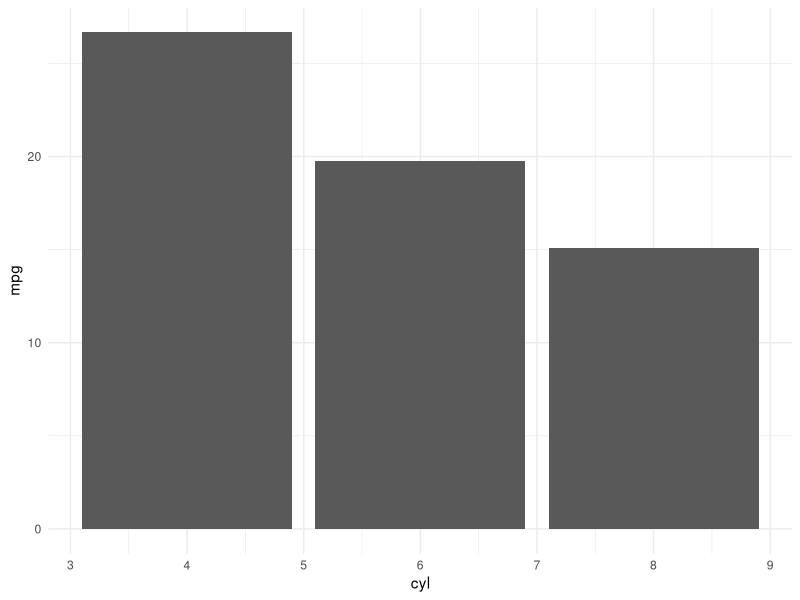
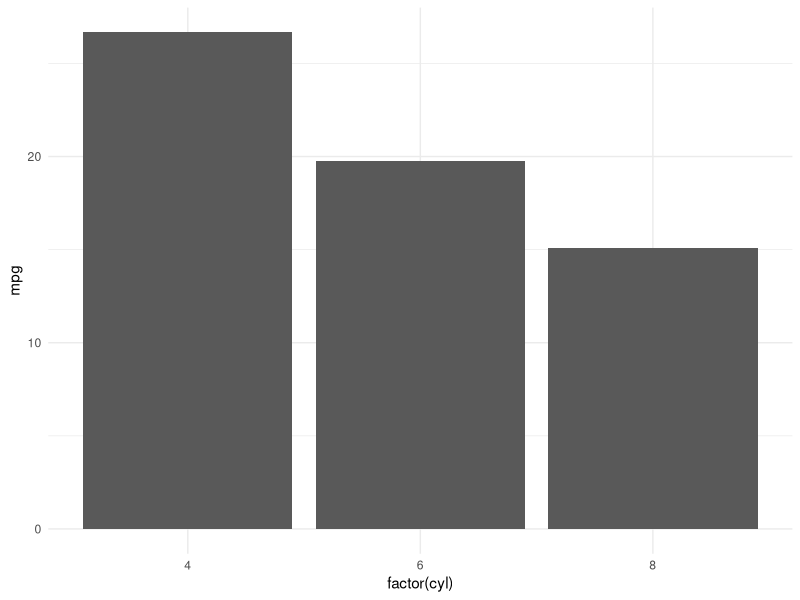
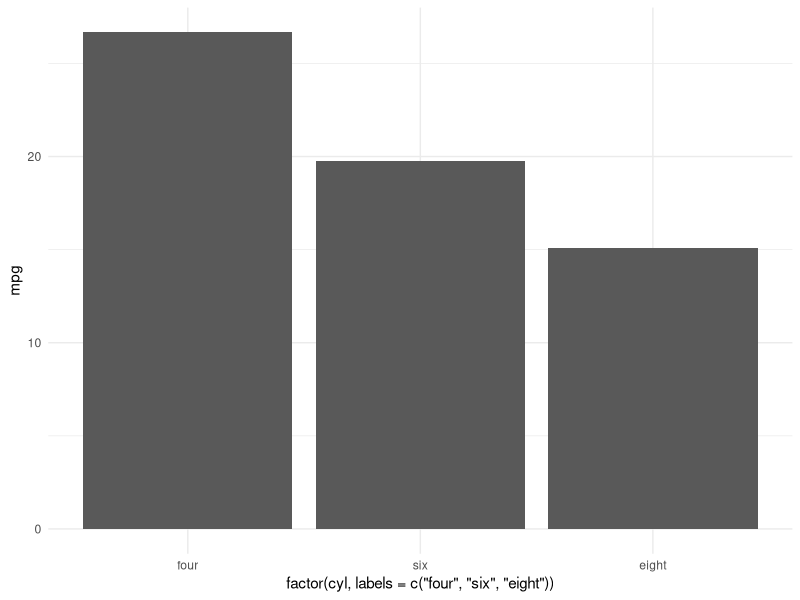

Write the R code that produced these figures, in order.
## ---- chunk 1
library(tidyverse)

theme_set(theme_minimal())
## ---- chunk 2
1:3
## ---- chunk 3
class(1:3)
## ---- chunk 4
typeof(1:3)
## ---- chunk 5
class(c(1.0, 2.0, 3.0))  # Refers to OOP
## ---- chunk 6
typeof(c(1.0, 2.0, 3.0))  # Refers to type
## ---- chunk 7
fit = lm(mpg ~ cyl, mtcars)
class(fit)
typeof(fit)
## ---- chunk 8
1 + 2 == 3
## ---- chunk 9
0.3 == 0.3
## ---- chunk 10
(0.1 + 0.2) == 0.3
## ---- chunk 11
class(TRUE)
class(FALSE)
## ---- chunk 12
class(NA)
## ---- chunk 13
class(0.1)
## ---- chunk 14
class(1)
typeof(1)
## ---- chunk 15
class(1 + 1)
## ---- chunk 16
class(1L)
## ---- chunk 17
class(1L + 1L)
## ---- chunk 18
class(1.1L)
## ---- chunk 19
class(1.0L)
## ---- chunk 20
class(3 + 2i)
## ---- chunk 21
class('a')
## ---- chunk 22
class("a")
## ---- chunk 23
class("abc")
## ---- chunk 24
class("123")
## ---- chunk 25
class("TRUE")
## ---- chunk 26
Sys.Date()
## ---- chunk 27
class(Sys.Date())
## ---- chunk 28
Sys.Date() - 1
## ---- chunk 29
class(1)
## ---- chunk 30
class(as.integer(1))
## ---- chunk 31
as.integer(TRUE)
## ---- chunk 32
as.character(TRUE)
## ---- chunk 33
as.integer(c(TRUE, FALSE, TRUE, FALSE))
## ---- chunk 34
mean(as.integer(c(TRUE, FALSE, TRUE, FALSE)))
## ---- chunk 35
mean(c(TRUE, FALSE, TRUE, FALSE))
## ---- chunk 36
mean(c("1", "0", "1", "0"))
## ---- chunk 37
1:3
## ---- chunk 38
class(1:3)
## ---- chunk 39
c(1,2,3)
## ---- chunk 40
class(c(TRUE, FALSE, TRUE))
## ---- chunk 41
class(c("apple", "banana", "kiwi"))
## ---- chunk 42
c("apple", TRUE, 1)
## ---- chunk 43
class(c("apple", TRUE, 1))
## ---- chunk 44
my_vector = c("apple", TRUE, 1)
my_vector[2]
## ---- chunk 45
my_vector[-1]
## ---- chunk 46
my_vector[c(1, 3)]
## ---- chunk 47
my_vector[c(FALSE, TRUE, TRUE)]
## ---- chunk 48
my_vector = c(10, 20, 30)
my_vector < 25
## ---- chunk 49
my_vector[my_vector < 25]
## ---- chunk 50
myfactor = factor(c("red", "blue", "green", "red", "blue", "green"))
myfactor
## ---- chunk 51
levels(myfactor)
## ---- chunk 52
myfactor2 = factor(c("red", "blue", "green", "red", "blue", "green"),
                   levels=c("red", "blue", "green"))
myfactor2
## ---- chunk 53
myfactor3 = factor(c("red", "blue", "green", "red", "blue", "green"),
                   levels=c("red", "blue", "green"),
                   labels=c("r", "g", "b"))
myfactor3
## ---- chunk 54
class(myfactor)
## ---- chunk 55
typeof(myfactor)
## ---- chunk 56
as.integer(myfactor)
## ---- chunk 57
myfactor
## ---- chunk 58
as.integer(as.factor(c(5, 15, 25)))
## ---- chunk 59
as.character(as.factor(c(5, 15, 25)))
## ---- chunk 60
as.integer(as.character(as.factor(c(5, 15, 25))))
## ---- chunk 61
head(mtcars)
## ---- chunk 62
summary(lm(mpg ~ cyl, mtcars))
## ---- chunk 63
summary(lm(mpg ~ factor(cyl), mtcars))
## ---- chunk 64
ggplot(mtcars, aes(x = cyl, y = mpg)) +
  stat_summary(geom='bar')
## ---- chunk 65
ggplot(mtcars, aes(x = factor(cyl), y = mpg)) +
  stat_summary(geom='bar')
## ---- chunk 66
ggplot(mtcars, aes(x = factor(cyl, labels=c("four", "six", "eight")), y = mpg)) +
  stat_summary(geom='bar')
## ---- chunk 67
mylist = list("apple", TRUE, 1)
mylist
## ---- chunk 68
class(list("apple", TRUE, 1))
## ---- chunk 69
mylist[1]
## ---- chunk 70
class(mylist[1])
## ---- chunk 71
mylist[[1]]
## ---- chunk 72
class(mylist[[1]])
## ---- chunk 73
mylist[c(TRUE, FALSE, TRUE)]
## ---- chunk 74
# errors
# mylist[[c(TRUE, FALSE, TRUE)]]
## ---- chunk 75
mylist2 = list(c("apple", "banana", "kiwi"), TRUE, 1)
mylist2
## ---- chunk 76
mylist2[[1]]
## ---- chunk 77
class(mylist2[[1]])
## ---- chunk 78
sales = list(fruit = c("apple", "banana", "kiwi"),
             sold = c(10, 30, 4))

sales
## ---- chunk 79
sales[1]
## ---- chunk 80
class(sales[1])
## ---- chunk 81
class(sales[[1]])
## ---- chunk 82
sales$fruit
## ---- chunk 83
class(sales$fruit)
## ---- chunk 84
head(mtcars)
## ---- chunk 85
class(mtcars)
## ---- chunk 86
typeof(mtcars)
## ---- chunk 87
mtcars[[1]]
## ---- chunk 88
mtcars$mpg
## ---- chunk 89
mtcars[1:10, 1:3]
## ---- chunk 90
mtcars[mtcars$mpg < 20, 1:3]
## ---- chunk 91
# Errors
#mtcars[mtcars$mpg < 20]
## ---- chunk 92
mtcars[mtcars$mpg < 20,]
